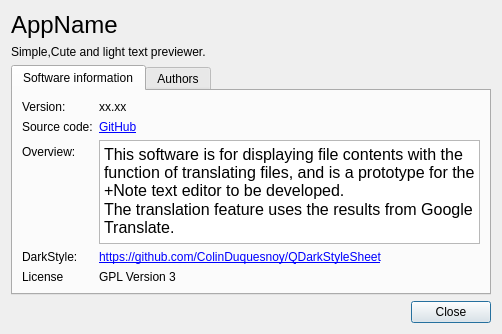
<?xml version="1.0" encoding="UTF-8"?>
<ui version="4.0">
 <class>AboutDialog</class>
 <widget class="QDialog" name="AboutDialog">
  <property name="geometry">
   <rect>
    <x>0</x>
    <y>0</y>
    <width>502</width>
    <height>334</height>
   </rect>
  </property>
  <property name="windowTitle">
   <string>About</string>
  </property>
  <property name="modal">
   <bool>true</bool>
  </property>
  <layout class="QVBoxLayout" name="verticalLayout">
   <item>
    <layout class="QGridLayout" name="gridLayout">
     <item row="1" column="0" colspan="2">
      <widget class="QLabel" name="label_3">
       <property name="text">
        <string>Simple,Cute and light text previewer.</string>
       </property>
      </widget>
     </item>
     <item row="0" column="0" colspan="2">
      <widget class="QLabel" name="appname">
       <property name="text">
        <string>&lt;html&gt;&lt;head/&gt;&lt;body&gt;&lt;p&gt;&lt;span style=&quot; font-size:18pt;&quot;&gt;AppName&lt;/span&gt;&lt;/p&gt;&lt;/body&gt;&lt;/html&gt;</string>
       </property>
      </widget>
     </item>
    </layout>
   </item>
   <item>
    <widget class="QTabWidget" name="infotab">
     <property name="currentIndex">
      <number>0</number>
     </property>
     <widget class="QWidget" name="softinfo">
      <attribute name="title">
       <string>Software information</string>
      </attribute>
      <layout class="QVBoxLayout" name="verticalLayout_3">
       <item>
        <layout class="QFormLayout" name="formLayout">
         <item row="0" column="0">
          <widget class="QLabel" name="label_2">
           <property name="text">
            <string>Version:</string>
           </property>
          </widget>
         </item>
         <item row="0" column="1">
          <widget class="QLabel" name="version">
           <property name="text">
            <string>xx.xx</string>
           </property>
          </widget>
         </item>
         <item row="1" column="0">
          <widget class="QLabel" name="label_4">
           <property name="text">
            <string>Source code:</string>
           </property>
          </widget>
         </item>
         <item row="1" column="1">
          <widget class="QLabel" name="site">
           <property name="text">
            <string>&lt;html&gt;&lt;head/&gt;&lt;body&gt;&lt;p&gt;&lt;a href=&quot;https://github.com/enjoysoftware/cute-light-text-previewer&quot;&gt;&lt;span style=&quot; text-decoration: underline; color:#0000ff;&quot;&gt;GitHub&lt;/span&gt;&lt;/a&gt;&lt;/p&gt;&lt;/body&gt;&lt;/html&gt;</string>
           </property>
           <property name="openExternalLinks">
            <bool>true</bool>
           </property>
          </widget>
         </item>
         <item row="2" column="0">
          <widget class="QLabel" name="label_5">
           <property name="text">
            <string>Overview:</string>
           </property>
          </widget>
         </item>
         <item row="2" column="1">
          <widget class="QTextBrowser" name="textBrowser_2">
           <property name="html">
            <string>&lt;!DOCTYPE HTML PUBLIC &quot;-//W3C//DTD HTML 4.0//EN&quot; &quot;http://www.w3.org/TR/REC-html40/strict.dtd&quot;&gt;
&lt;html&gt;&lt;head&gt;&lt;meta name=&quot;qrichtext&quot; content=&quot;1&quot; /&gt;&lt;style type=&quot;text/css&quot;&gt;
p, li { white-space: pre-wrap; }
&lt;/style&gt;&lt;/head&gt;&lt;body style=&quot; font-family:'Ubuntu'; font-size:11pt; font-weight:400; font-style:normal;&quot;&gt;
&lt;p style=&quot; margin-top:0px; margin-bottom:0px; margin-left:0px; margin-right:0px; -qt-block-indent:0; text-indent:0px;&quot;&gt;&lt;span style=&quot; font-size:12pt;&quot;&gt;This software is for displaying file contents with the function of translating files, and is a prototype for the +Note text editor to be developed.&lt;/span&gt;&lt;/p&gt;
&lt;p style=&quot; margin-top:0px; margin-bottom:0px; margin-left:0px; margin-right:0px; -qt-block-indent:0; text-indent:0px;&quot;&gt;&lt;span style=&quot; font-size:12pt;&quot;&gt;The translation feature uses the results from Google Translate.&lt;/span&gt;&lt;/p&gt;&lt;/body&gt;&lt;/html&gt;</string>
           </property>
           <property name="openExternalLinks">
            <bool>false</bool>
           </property>
          </widget>
         </item>
         <item row="3" column="0">
          <widget class="QLabel" name="darkstylelabel">
           <property name="text">
            <string>DarkStyle:</string>
           </property>
          </widget>
         </item>
         <item row="3" column="1">
          <widget class="QLabel" name="darkstyleurl">
           <property name="text">
            <string>&lt;html&gt;&lt;head/&gt;&lt;body&gt;&lt;p&gt;&lt;a href=&quot;https://github.com/ColinDuquesnoy/QDarkStyleSheet&quot;&gt;&lt;span style=&quot; text-decoration: underline; color:#0000ff;&quot;&gt;https://github.com/ColinDuquesnoy/QDarkStyleSheet&lt;/span&gt;&lt;/a&gt;&lt;/p&gt;&lt;/body&gt;&lt;/html&gt;</string>
           </property>
           <property name="openExternalLinks">
            <bool>true</bool>
           </property>
           <property name="textInteractionFlags">
            <set>Qt::LinksAccessibleByMouse</set>
           </property>
          </widget>
         </item>
         <item row="4" column="0">
          <widget class="QLabel" name="licenseLabel">
           <property name="text">
            <string>License</string>
           </property>
          </widget>
         </item>
         <item row="4" column="1">
          <widget class="QLabel" name="gplLabel">
           <property name="accessibleName">
            <string notr="true"/>
           </property>
           <property name="text">
            <string>GPL Version 3</string>
           </property>
          </widget>
         </item>
        </layout>
       </item>
      </layout>
     </widget>
     <widget class="QWidget" name="authors">
      <attribute name="title">
       <string>Authors</string>
      </attribute>
      <layout class="QVBoxLayout" name="verticalLayout_2">
       <item>
        <widget class="QTextBrowser" name="textBrowser">
         <property name="html">
          <string>&lt;!DOCTYPE HTML PUBLIC &quot;-//W3C//DTD HTML 4.0//EN&quot; &quot;http://www.w3.org/TR/REC-html40/strict.dtd&quot;&gt;
&lt;html&gt;&lt;head&gt;&lt;meta name=&quot;qrichtext&quot; content=&quot;1&quot; /&gt;&lt;style type=&quot;text/css&quot;&gt;
p, li { white-space: pre-wrap; }
&lt;/style&gt;&lt;/head&gt;&lt;body style=&quot; font-family:'Ubuntu'; font-size:11pt; font-weight:400; font-style:normal;&quot;&gt;
&lt;p align=&quot;center&quot; style=&quot; margin-top:0px; margin-bottom:0px; margin-left:0px; margin-right:0px; -qt-block-indent:0; text-indent:0px;&quot;&gt;&lt;span style=&quot; font-size:16pt;&quot;&gt;Everything about programming and design&lt;/span&gt;&lt;/p&gt;
&lt;p style=&quot;-qt-paragraph-type:empty; margin-top:0px; margin-bottom:0px; margin-left:0px; margin-right:0px; -qt-block-indent:0; text-indent:0px; font-size:16pt;&quot;&gt;&lt;br /&gt;&lt;/p&gt;
&lt;p align=&quot;center&quot; style=&quot; margin-top:0px; margin-bottom:0px; margin-left:0px; margin-right:0px; -qt-block-indent:0; text-indent:0px;&quot;&gt;EnjoySoftware&amp;lt;(C) 2020 EnjoySoftware&amp;gt;&lt;/p&gt;&lt;/body&gt;&lt;/html&gt;</string>
         </property>
        </widget>
       </item>
      </layout>
     </widget>
    </widget>
   </item>
   <item>
    <widget class="QDialogButtonBox" name="buttonBox">
     <property name="orientation">
      <enum>Qt::Horizontal</enum>
     </property>
     <property name="standardButtons">
      <set>QDialogButtonBox::Close</set>
     </property>
    </widget>
   </item>
  </layout>
 </widget>
 <resources/>
 <connections>
  <connection>
   <sender>buttonBox</sender>
   <signal>clicked(QAbstractButton*)</signal>
   <receiver>AboutDialog</receiver>
   <slot>close()</slot>
   <hints>
    <hint type="sourcelabel">
     <x>215</x>
     <y>265</y>
    </hint>
    <hint type="destinationlabel">
     <x>215</x>
     <y>144</y>
    </hint>
   </hints>
  </connection>
 </connections>
 <slots>
  <slot>closewin()</slot>
 </slots>
</ui>
